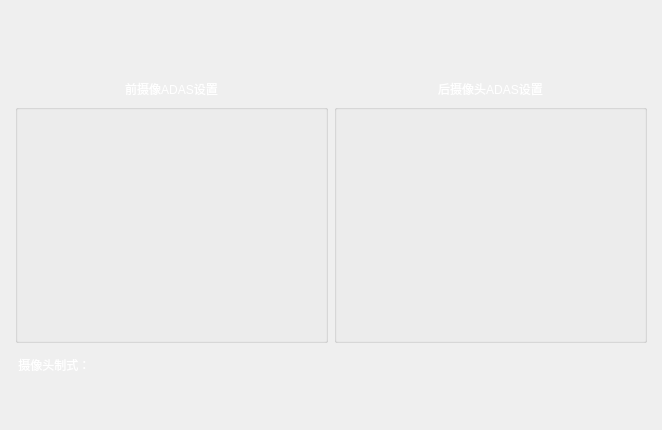
<?xml version="1.0" encoding="UTF-8"?>
<ui version="4.0">
 <class>ADAS</class>
 <widget class="QDialog" name="ADAS">
  <property name="geometry">
   <rect>
    <x>0</x>
    <y>0</y>
    <width>660</width>
    <height>430</height>
   </rect>
  </property>
  <property name="windowTitle">
   <string>Dialog</string>
  </property>
  <layout class="QGridLayout" name="gridLayout_3" rowstretch="5,1">
   <property name="leftMargin">
    <number>15</number>
   </property>
   <property name="topMargin">
    <number>50</number>
   </property>
   <property name="rightMargin">
    <number>15</number>
   </property>
   <property name="bottomMargin">
    <number>50</number>
   </property>
   <item row="0" column="0">
    <layout class="QGridLayout" name="gridLayout_2" rowstretch="1,5">
     <item row="1" column="0">
      <widget class="QGroupBox" name="groupBox">
       <property name="styleSheet">
        <string notr="true">QGroupBox{
border-width:2px;
border-style:solid;
border-radius: 10px;
border-color:blue;
margin-top:0.5ex;
}
font: 75 10pt &quot;微软雅黑&quot;;</string>
       </property>
       <property name="title">
        <string/>
       </property>
       <layout class="QGridLayout" name="gridLayout_4">
        <item row="0" column="0">
         <widget class="QWidget" name="widget" native="true">
          <property name="sizePolicy">
           <sizepolicy hsizetype="Expanding" vsizetype="Expanding">
            <horstretch>0</horstretch>
            <verstretch>0</verstretch>
           </sizepolicy>
          </property>
          <property name="minimumSize">
           <size>
            <width>289</width>
            <height>194</height>
           </size>
          </property>
          <property name="maximumSize">
           <size>
            <width>289</width>
            <height>194</height>
           </size>
          </property>
         </widget>
        </item>
       </layout>
      </widget>
     </item>
     <item row="1" column="1">
      <widget class="QGroupBox" name="groupBox_2">
       <property name="styleSheet">
        <string notr="true">QGroupBox{
border-width:2px;
border-style:solid;
border-radius: 10px;
border-color:blue;
margin-top:0.5ex;
}
font: 75 10pt &quot;微软雅黑&quot;;</string>
       </property>
       <property name="title">
        <string/>
       </property>
       <layout class="QGridLayout" name="gridLayout_5">
        <item row="0" column="0">
         <widget class="QWidget" name="widget_2" native="true">
          <property name="sizePolicy">
           <sizepolicy hsizetype="Expanding" vsizetype="Expanding">
            <horstretch>0</horstretch>
            <verstretch>0</verstretch>
           </sizepolicy>
          </property>
          <property name="minimumSize">
           <size>
            <width>289</width>
            <height>194</height>
           </size>
          </property>
          <property name="maximumSize">
           <size>
            <width>289</width>
            <height>194</height>
           </size>
          </property>
         </widget>
        </item>
       </layout>
      </widget>
     </item>
     <item row="0" column="0">
      <widget class="QLabel" name="label">
       <property name="styleSheet">
        <string notr="true">font: 63 11pt &quot;Ubuntu&quot;;
color:rgb(255,255,255);</string>
       </property>
       <property name="text">
        <string>前摄像ADAS设置</string>
       </property>
       <property name="alignment">
        <set>Qt::AlignBottom|Qt::AlignHCenter</set>
       </property>
      </widget>
     </item>
     <item row="0" column="1">
      <widget class="QLabel" name="label_2">
       <property name="styleSheet">
        <string notr="true">font: 63 11pt &quot;Ubuntu&quot;;
color:rgb(255,255,255);</string>
       </property>
       <property name="text">
        <string>后摄像头ADAS设置</string>
       </property>
       <property name="alignment">
        <set>Qt::AlignBottom|Qt::AlignHCenter</set>
       </property>
      </widget>
     </item>
    </layout>
   </item>
   <item row="1" column="0">
    <layout class="QGridLayout" name="gridLayout">
     <item row="0" column="0">
      <widget class="QLabel" name="pictureLabel2">
       <property name="minimumSize">
        <size>
         <width>161</width>
         <height>31</height>
        </size>
       </property>
       <property name="maximumSize">
        <size>
         <width>161</width>
         <height>31</height>
        </size>
       </property>
       <property name="styleSheet">
        <string notr="true">color:rgb(255,255,255);</string>
       </property>
       <property name="text">
        <string> 摄像头制式：</string>
       </property>
      </widget>
     </item>
     <item row="0" column="1">
      <spacer name="horizontalSpacer">
       <property name="orientation">
        <enum>Qt::Horizontal</enum>
       </property>
       <property name="sizeHint" stdset="0">
        <size>
         <width>40</width>
         <height>20</height>
        </size>
       </property>
      </spacer>
     </item>
    </layout>
   </item>
  </layout>
 </widget>
 <resources/>
 <connections/>
</ui>
